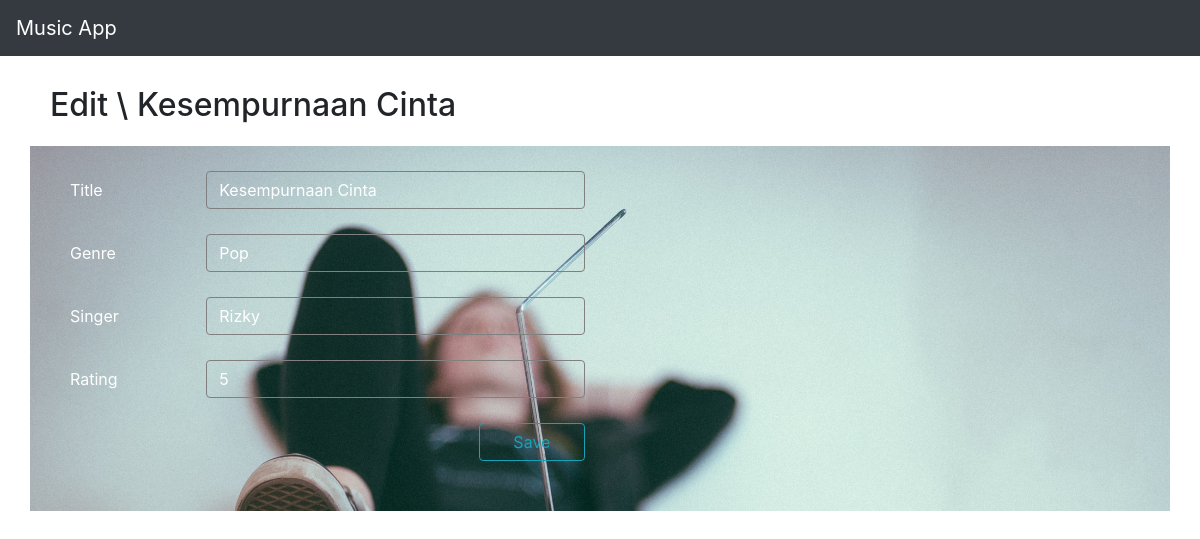
Page /edit/1 on the earlier database version.
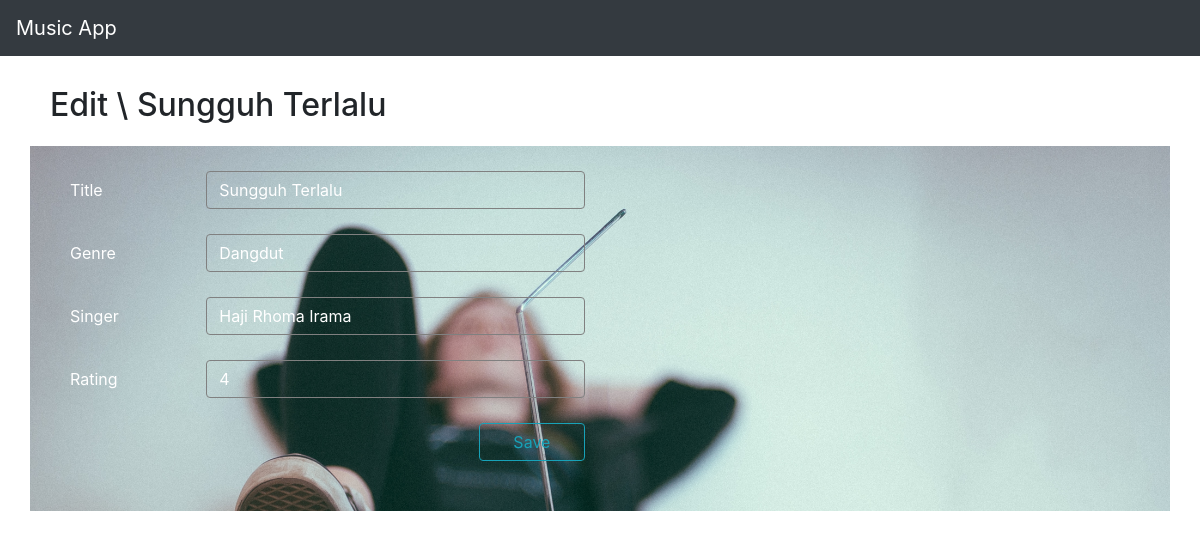
Same page on the later database version.
### music/models.py (models this page shows, shortened)
class Song(models.Model):
    title = models.CharField(max_length=50)
    genre = models.CharField(max_length=25)
    singer = models.CharField(max_length=50)
    rating = models.PositiveIntegerField()

### music/views.py (the view, shortened to what this page needs)
# urls.py: url(r'^edit/(?P<pk>\d+)$', views.edit, name='edit_song'),
def edit(request, pk):
    _song = Song.objects.get(pk=pk)
    status = 'success'
    return render(request, 'music/edit.html', {'song': _song })

### music/templates/music/edit.html (shortened to what this page needs)
{% load staticfiles %}
<!doctype html>
<html lang="en">
  <head>
    <link rel="stylesheet" href="{% static 'music/bootstrap.min.css' %}">
    <link rel="stylesheet" href="{% static 'music/app.css' %}">
  </head>
  <body>
    <nav class="navbar navbar-expand-lg navbar-dark bg-dark">
        <a class="navbar-brand" href="/">Music App</a>
    </nav>
    <div class="container cs-content">
    <div class="row cs-section-header">
        <div class="col-lg-12"><h2>Edit \ {{ song.title }}</h2></div>
    </div>
    <div class="row cs-form-edit">
        <div class="col-lg-6">
            <form method="post">
                <div class="form-group row">
                    <label for="id_title" class="col-lg-3 col-form-label cs-label-field">Title</label>
                    <div class="col-lg-9">
                        <input class="form-control cs-form-control" id="id_title" maxlength="50" name="title" type="text" value="{{ song.title }}" required />
                    </div>
                </div>
                <div class="form-group row">
                    <label for="id_genre" class="col-lg-3 col-form-label cs-label-field">Genre</label>
                    <div class="col-lg-9">
                        <input class="form-control cs-form-control" id="id_genre" maxlength="25" name="genre" type="text" value="{{ song.genre }}" required />
                    </div>
                </div>
                <div class="form-group row">
                    <label for="id_singer" class="col-lg-3 col-form-label cs-label-field">Singer</label>
                    <div class="col-lg-9">
                        <input class="form-control cs-form-control" id="id_singer" maxlength="50" name="singer" type="text" value="{{ song.singer }}" required />
                    </div>
                </div>
                <div class="form-group row">
                    <label for="id_rating" class="col-lg-3 col-form-label cs-label-field">Rating</label>
                    <div class="col-lg-9">
                        <input class="form-control cs-form-control" id="id_rating" min="0" name="rating" type="number" value="{{ song.rating }}" required/>
                    </div>
                </div>
                <div class="form-group">
                    <div class="row justify-content-end">
                        <div class="col-lg-3">
                            <input type="submit" class="btn btn-outline-info btn-block" value="Save" />
                        </div>
                    </div>
                </div>
            </form>
        </div>
    </div>
    </div>
  </body>
</html>

### music/static/music/app.css (style rules this page uses)
.navbar { background: rgba(76, 175, 80, 0.1); }
.form-group { margin-bottom: 25px; }
.form-control { background-color: transparent; color: white; }
.cs-content { margin-top: 25px; }
.cs-section-header { height: 50px; padding: 5px; margin-bottom: 15px; }
.cs-form-add, .cs-form-edit { padding: 25px; margin-bottom: 15px; background-repeat: no-repeat; background-size: cover; }
.cs-form-edit { background-image: url('./picture/person_radio.jpg'); }
.cs-label-field { color: white; }
.cs-form-control { border: 1px solid gray; }

Differences in the rows shown:
changed Song: title "Kesempurnaan Cinta" → "Sungguh Terlalu"; genre "Pop" → "Dangdut"; singer "Rizky" → "Haji Rhoma Irama"; rating "5" → "4"
